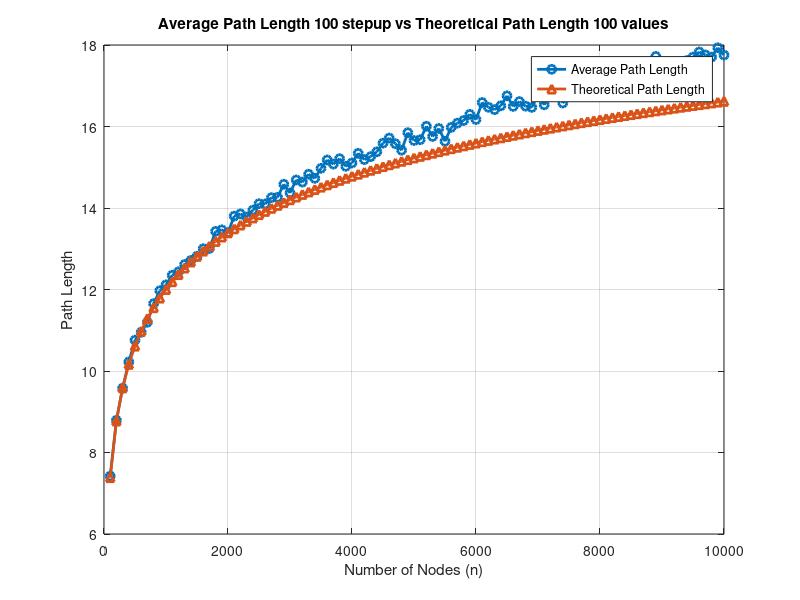

Here is the MATLAB script that generated this plot:
% Data
n = [100, 200, 300, 400, 500, 600, 700, 800, 900, 1000, 1100, 1200, 1300, 1400, 1500, 1600, 1700, 1800, 1900, 2000, ...
    2100, 2200, 2300, 2400, 2500, 2600, 2700, 2800, 2900, 3000, 3100, 3200, 3300, 3400, 3500, 3600, 3700, 3800, 3900, 4000, ...
    4100, 4200, 4300, 4400, 4500, 4600, 4700, 4800, 4900, 5000, 5100, 5200, 5300, 5400, 5500, 5600, 5700, 5800, 5900, 6000, ...
    6100, 6200, 6300, 6400, 6500, 6600, 6700, 6800, 6900, 7000, 7100, 7200, 7300, 7400, 7500, 7600, 7700, 7800, 7900, 8000, ...
    8100, 8200, 8300, 8400, 8500, 8600, 8700, 8800, 8900, 9000, 9100, 9200, 9300, 9400, 9500, 9600, 9700, 9800, 9900, 10000];

avgPathLength = [7.421, 8.79, 9.577, 10.222, 10.757, 10.951, 11.196, 11.653, 11.97, 12.114, 12.349, 12.433, 12.613, ...
    12.713, 12.816, 13.001, 13.006, 13.427, 13.464, 13.396, 13.801, 13.855, 13.778, 13.946, 14.105, 14.099, 14.253, ...
    14.263, 14.583, 14.37, 14.688, 14.636, 14.829, 14.728, 14.974, 15.179, 15.077, 15.211, 15.023, 15.106, 15.342, ...
    15.188, 15.26, 15.379, 15.591, 15.717, 15.578, 15.418, 15.848, 15.656, 15.676, 16.006, 15.756, 15.952, 15.638, ...
    15.978, 16.083, 16.147, 16.298, 16.171, 16.589, 16.472, 16.414, 16.508, 16.753, 16.493, 16.612, 16.499, 16.469, ...
    16.792, 16.532, 16.762, 16.954, 16.576, 16.734, 16.868, 16.747, 16.958, 17.051, 17.075, 17.087, 17.151, 17.308, ...
    17.156, 17.386, 17.384, 17.256, 17.422, 17.721, 17.386, 17.435, 17.54, 17.569, 17.618, 17.703, 17.829, 17.756, ...
    17.704, 17.932, 17.754];

theoreticalPathLength = [7.384960103786868, 8.774960103786867, 9.588057979789273, 10.164960103786868, 10.6124401556803, ...
    10.978057979789275, 11.287183445446937, 11.554960103786867, 11.791155855791681, 12.0024401556803, 12.19357005369271, ...
    12.368057979789272, 12.528571312002985, 12.677183445446936, 12.815538031682708, 12.944960103786867, 13.066533453124837, ...
    13.181155855791683, 13.289579347473452, 13.3924401556803, 13.490281321449343, 13.583570053692709, 13.672711222706116, ...
    13.758057979789275, 13.839920207573734, 13.918571312002985, 13.994253731794087, 14.067183445446936, 14.137553687014192, ...
    14.205538031682705, 14.271292975224624, 14.334960103786868, 14.396667929695118, 14.45653345312484, 14.51466349734037, ...
    14.571155855791682, 14.626100282011107, 14.679579347473451, 14.731669188005393, 14.7824401556803, 14.831957390206002, ...
    14.880281321449344, 14.927468112822782, 14.973570053692713, 15.018635907685114, 15.062711222706119, 15.10583860761878, ...
    15.148057979789277, 15.189406787107005, 15.229920207573736, 15.269631329127249, 15.308571312002988, 15.346769535629713, ...
    15.384253731794091, 15.421050105586145, 15.457183445446939, 15.492677223475857, 15.527553687014192, 15.561833942399828, ...
    15.595538031682706, 15.628685002999278, 15.661292975224624, 15.69337919745175, 15.724960103786865, 15.75605136389642, ...
    15.786667929695115, 15.816824078523167, 15.84653345312484, 15.87580909870852, 15.90466349734037, 15.933108599898373, ...
    15.961155855791679, 15.988816240630092, 16.016100282011106, 16.04301808357614, 16.06957934747345, 16.095793395352782, ...
    16.121669188005388, 16.14721534375304, 16.1724401556803, 16.19735160779649, 16.221957390206, 16.24626491335909, ...
    16.270281321449342, 16.29401350501827, 16.31746811282278, 16.3406515630166, 16.36357005369271, 16.38622957283016, ...
    16.408635907685113, 16.430794653663053, 16.452711222706114, 16.47439085122703, 16.49583860761878, 16.517059399366882, ...
    16.538057979789272, 16.558838954426975, 16.579406787107008, 16.599765805697523, 16.619920207573735];

% Plot
figure;
plot(n, avgPathLength, 'o-', 'LineWidth', 2, 'DisplayName', 'Average Path Length');
hold on;
plot(n, theoreticalPathLength, '^-', 'LineWidth', 2, 'DisplayName', 'Theoretical Path Length');
xlabel('Number of Nodes (n)');
ylabel('Path Length');
title('Average Path Length 100 stepup vs Theoretical Path Length 100 values');
legend('Average Path Length', 'Theoretical Path Length');
grid on;
